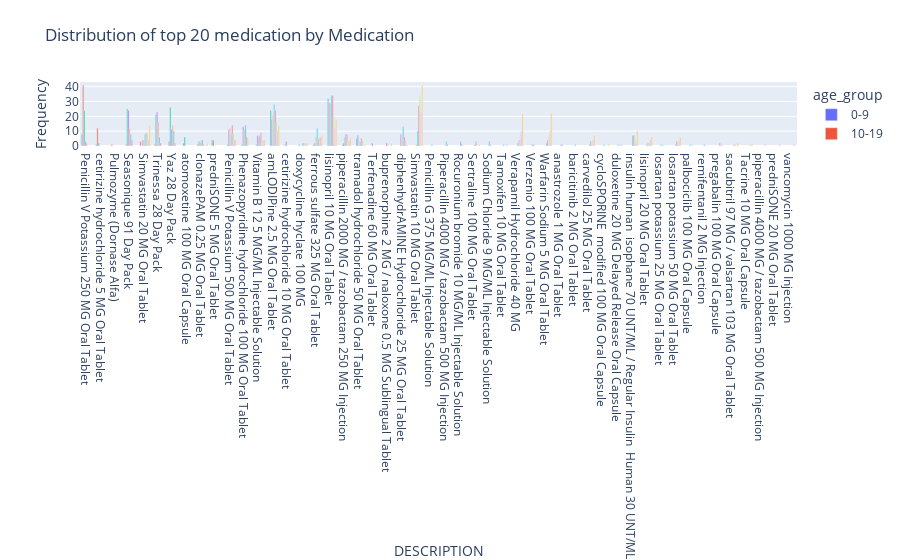

Here is the notebook cell this chart was saved with:
### Code cell
## dist of medication by age group on top 50 =medication
top20_diag = list(demo_med_data["DESCRIPTION"].value_counts().reset_index().sort_values(by="DESCRIPTION",ascending=False).head(50)["DESCRIPTION"].values)
demo_med_data_top20 = demo_med_data[demo_med_data["DESCRIPTION"].isin(top20_diag)]
get_demographic_top20_plot(demo_med_data_top20,"age_group","DESCRIPTION","Distribution of top 20 medication by Medication")
## Amoxcinlin Acetaminophen are given more to aged people 30+
## seasonique 91 pack is given more to young people

### Figure 1 — Plotly figure (JSON) as saved in the notebook; plotly's stock layout.template omitted (floating-point values rounded to 4 significant figures)
{"data": [{"alignmentgroup": "True", "hovertemplate": "age_group=0-9<br>DESCRIPTION=%{x}<br>Frequency=%{y}<extra></extra>", "legendgroup": "0-9", "marker": {"color": "#636efa", "pattern": {"shape": ""}}, "name": "0-9", "offsetgroup": "0-9", "orientation": "v", "showlegend": true, "textposition": "auto", "type": "bar", "x": ["Penicillin V Potassium 250 MG Oral Tablet", "cetirizine hydrochloride 5 MG Oral Tablet"], "xaxis": "x", "y": [8, 1], "yaxis": "y"}, {"alignmentgroup": "True", "hovertemplate": "age_group=10-19<br>DESCRIPTION=%{x}<br>Frequency=%{y}<extra></extra>", "legendgroup": "10-19", "marker": {"color": "#EF553B", "pattern": {"shape": ""}}, "name": "10-19", "offsetgroup": "10-19", "orientation": "v", "showlegend": true, "textposition": "auto", "type": "bar", "x": ["Penicillin V Potassium 250 MG Oral Tablet", "Pulmozyme (Dornase Alfa)", "Seasonique 91 Day Pack", "Simvastatin 20 MG Oral Tablet", "Trinessa 28 Day Pack", "Yaz 28 Day Pack", "atomoxetine 100 MG Oral Capsule", "cetirizine hydrochloride 5 MG Oral Tablet", "clonazePAM 0.25 MG Oral Tablet", "predniSONE 5 MG Oral Tablet"], "xaxis": "x", "y": [41, 1, 1, 3, 1, 3, 2, 12, 1, 4], "yaxis": "y"}, {"alignmentgroup": "True", "hovertemplate": "age_group=20-29<br>DESCRIPTION=%{x}<br>Frequency=%{y}<extra></extra>", "legendgroup": "20-29", "marker": {"color": "#00cc96", "pattern": {"shape": ""}}, "name": "20-29", "offsetgroup": "20-29", "orientation": "v", "showlegend": true, "textposition": "auto", "type": "bar", "x": ["Penicillin V Potassium 250 MG Oral Tablet", "Penicillin V Potassium 500 MG Oral Tablet", "Phenazopyridine hydrochloride 100 MG Oral Tablet", "Seasonique 91 Day Pack", "Trinessa 28 Day Pack", "Vitamin B 12 5 MG/ML Injectable Solution", "Yaz 28 Day Pack", "amLODIPine 2.5 MG Oral Tablet", "atomoxetine 100 MG Oral Capsule", "cetirizine hydrochloride 10 MG Oral Tablet", "cetirizine hydrochloride 5 MG Oral Tablet", "clonazePAM 0.25 MG Oral Tablet", "doxycycline hyclate 100 MG", "ferrous sulfate 325 MG Oral Tablet", "lisinopril 10 MG Oral Tablet", "piperacillin 2000 MG / tazobactam 250 MG Injection", "predniSONE 5 MG Oral Tablet", "tramadol hydrochloride 50 MG Oral Tablet"], "xaxis": "x", "y": [24, 1, 1, 25, 21, 1, 26, 24, 6, 1, 2, 3, 1, 1, 32, 1, 4, 5], "yaxis": "y"}, {"alignmentgroup": "True", "hovertemplate": "age_group=30-39<br>DESCRIPTION=%{x}<br>Frequency=%{y}<extra></extra>", "legendgroup": "30-39", "marker": {"color": "#ab63fa", "pattern": {"shape": ""}}, "name": "30-39", "offsetgroup": "30-39", "orientation": "v", "showlegend": true, "textposition": "auto", "type": "bar", "x": ["Penicillin V Potassium 250 MG Oral Tablet", "Penicillin V Potassium 500 MG Oral Tablet", "Phenazopyridine hydrochloride 100 MG Oral Tablet", "Seasonique 91 Day Pack", "Simvastatin 20 MG Oral Tablet", "Terfenadine 60 MG Oral Tablet", "Trinessa 28 Day Pack", "Vitamin B 12 5 MG/ML Injectable Solution", "Yaz 28 Day Pack", "amLODIPine 2.5 MG Oral Tablet", "buprenorphine 2 MG / naloxone 0.5 MG Sublingual Tablet", "cetirizine hydrochloride 10 MG Oral Tablet", "clonazePAM 0.25 MG Oral Tablet", "diphenhydrAMINE Hydrochloride 25 MG Oral Tablet", "ferrous sulfate 325 MG Oral Tablet", "lisinopril 10 MG Oral Tablet", "piperacillin 2000 MG / tazobactam 250 MG Injection", "tramadol hydrochloride 50 MG Oral Tablet"], "xaxis": "x", "y": [3, 11, 13, 24, 4, 2, 23, 7, 11, 18, 2, 3, 2, 8, 2, 29, 2, 7], "yaxis": "y"}, {"alignmentgroup": "True", "hovertemplate": "age_group=40-49<br>DESCRIPTION=%{x}<br>Frequency=%{y}<extra></extra>", "legendgroup": "40-49", "marker": {"color": "#FFA15A", "pattern": {"shape": ""}}, "name": "40-49", "offsetgroup": "40-49", "orientation": "v", "showlegend": true, "textposition": "auto", "type": "bar", "x": ["Penicillin V Potassium 250 MG Oral Tablet", "Penicillin V Potassium 500 MG Oral Tablet", "Phenazopyridine hydrochloride 100 MG Oral Tablet", "Seasonique 91 Day Pack", "Simvastatin 10 MG Oral Tablet", "Simvastatin 20 MG Oral Tablet", "Trinessa 28 Day Pack", "Vitamin B 12 5 MG/ML Injectable Solution", "Yaz 28 Day Pack", "amLODIPine 2.5 MG Oral Tablet", "buprenorphine 2 MG / naloxone 0.5 MG Sublingual Tablet", "clonazePAM 0.25 MG Oral Tablet", "diphenhydrAMINE Hydrochloride 25 MG Oral Tablet", "ferrous sulfate 325 MG Oral Tablet", "lisinopril 10 MG Oral Tablet", "piperacillin 2000 MG / tazobactam 250 MG Injection", "tramadol hydrochloride 50 MG Oral Tablet"], "xaxis": "x", "y": [2, 12, 11, 12, 1, 4, 16, 6, 14, 21, 1, 4, 7, 6, 29, 6, 1], "yaxis": "y"}, {"alignmentgroup": "True", "hovertemplate": "age_group=50-59<br>DESCRIPTION=%{x}<br>Frequency=%{y}<extra></extra>", "legendgroup": "50-59", "marker": {"color": "#19d3f3", "pattern": {"shape": ""}}, "name": "50-59", "offsetgroup": "50-59", "orientation": "v", "showlegend": true, "textposition": "auto", "type": "bar", "x": ["Penicillin G 375 MG/ML Injectable Solution", "Penicillin V Potassium 500 MG Oral Tablet", "Phenazopyridine hydrochloride 100 MG Oral Tablet", "Piperacillin 4000 MG / tazobactam 500 MG Injection", "Rocuronium bromide 10 MG/ML Injectable Solution", "Seasonique 91 Day Pack", "Sertraline 100 MG Oral Tablet", "Simvastatin 10 MG Oral Tablet", "Simvastatin 20 MG Oral Tablet", "Sodium Chloride 9 MG/ML Injectable Solution", "Tamoxifen 10 MG Oral Tablet", "Trinessa 28 Day Pack", "Verapamil Hydrochloride 40 MG", "Verzenio 100 MG Oral Tablet", "Vitamin B 12 5 MG/ML Injectable Solution", "Warfarin Sodium 5 MG Oral Tablet", "Yaz 28 Day Pack", "amLODIPine 2.5 MG Oral Tablet", "anastrozole 1 MG Oral Tablet", "baricitinib 2 MG Oral Tablet", "carvedilol 25 MG Oral Tablet", "clonazePAM 0.25 MG Oral Tablet", "cycloSPORINE  modified 100 MG Oral Capsule", "diphenhydrAMINE Hydrochloride 25 MG Oral Tablet", "doxycycline hyclate 100 MG", "duloxetine 20 MG Delayed Release Oral Capsule", "ferrous sulfate 325 MG Oral Tablet", "insulin human  isophane 70 UNT/ML / Regular Insulin  Human 30 UNT/ML Injectable Suspension [Humulin]", "lisinopril 10 MG Oral Tablet", "lisinopril 20 MG Oral Tablet", "losartan potassium 25 MG Oral Tablet", "losartan potassium 50 MG Oral Tablet", "palbociclib 100 MG Oral Capsule", "piperacillin 2000 MG / tazobactam 250 MG Injection", "remifentanil 2 MG Injection", "tramadol hydrochloride 50 MG Oral Tablet"], "xaxis": "x", "y": [1, 8, 14, 3, 3, 8, 1, 10, 8, 3, 1, 6, 2, 1, 7, 2, 10, 28, 1, 1, 1, 4, 1, 13, 2, 1, 12, 7, 34, 1, 1, 1, 1, 8, 1, 3], "yaxis": "y"}, {"alignmentgroup": "True", "hovertemplate": "age_group=60-69<br>DESCRIPTION=%{x}<br>Frequency=%{y}<extra></extra>", "legendgroup": "60-69", "marker": {"color": "#FF6692", "pattern": {"shape": ""}}, "name": "60-69", "offsetgroup": "60-69", "orientation": "v", "showlegend": true, "textposition": "auto", "type": "bar", "x": ["Penicillin V Potassium 500 MG Oral Tablet", "Phenazopyridine hydrochloride 100 MG Oral Tablet", "Piperacillin 4000 MG / tazobactam 500 MG Injection", "Rocuronium bromide 10 MG/ML Injectable Solution", "Seasonique 91 Day Pack", "Sertraline 100 MG Oral Tablet", "Simvastatin 10 MG Oral Tablet", "Simvastatin 20 MG Oral Tablet", "Sodium Chloride 9 MG/ML Injectable Solution", "Trinessa 28 Day Pack", "Verapamil Hydrochloride 40 MG", "Verzenio 100 MG Oral Tablet", "Vitamin B 12 5 MG/ML Injectable Solution", "Warfarin Sodium 5 MG Oral Tablet", "Yaz 28 Day Pack", "amLODIPine 2.5 MG Oral Tablet", "anastrozole 1 MG Oral Tablet", "carvedilol 25 MG Oral Tablet", "clonazePAM 0.25 MG Oral Tablet", "diphenhydrAMINE Hydrochloride 25 MG Oral Tablet", "doxycycline hyclate 100 MG", "ferrous sulfate 325 MG Oral Tablet", "insulin human  isophane 70 UNT/ML / Regular Insulin  Human 30 UNT/ML Injectable Suspension [Humulin]", "lisinopril 10 MG Oral Tablet", "lisinopril 20 MG Oral Tablet", "losartan potassium 50 MG Oral Tablet", "piperacillin 2000 MG / tazobactam 250 MG Injection", "pregabalin 100 MG Oral Capsule", "sacubitril 97 MG / valsartan 103 MG Oral Tablet", "tramadol hydrochloride 50 MG Oral Tablet"], "xaxis": "x", "y": [14, 6, 1, 1, 4, 3, 27, 9, 1, 2, 4, 1, 9, 4, 2, 24, 1, 3, 1, 6, 2, 5, 7, 34, 2, 3, 8, 2, 1, 5], "yaxis": "y"}, {"alignmentgroup": "True", "hovertemplate": "age_group=70-79<br>DESCRIPTION=%{x}<br>Frequency=%{y}<extra></extra>", "legendgroup": "70-79", "marker": {"color": "#B6E880", "pattern": {"shape": ""}}, "name": "70-79", "offsetgroup": "70-79", "orientation": "v", "showlegend": true, "textposition": "auto", "type": "bar", "x": ["Penicillin V Potassium 500 MG Oral Tablet", "Phenazopyridine hydrochloride 100 MG Oral Tablet", "Simvastatin 10 MG Oral Tablet", "Simvastatin 20 MG Oral Tablet", "Tacrine 10 MG Oral Capsule", "Verapamil Hydrochloride 40 MG", "Vitamin B 12 5 MG/ML Injectable Solution", "Warfarin Sodium 5 MG Oral Tablet", "amLODIPine 2.5 MG Oral Tablet", "buprenorphine 2 MG / naloxone 0.5 MG Sublingual Tablet", "carvedilol 25 MG Oral Tablet", "diphenhydrAMINE Hydrochloride 25 MG Oral Tablet", "doxycycline hyclate 100 MG", "duloxetine 20 MG Delayed Release Oral Capsule", "ferrous sulfate 325 MG Oral Tablet", "insulin human  isophane 70 UNT/ML / Regular Insulin  Human 30 UNT/ML Injectable Suspension [Humulin]", "lisinopril 10 MG Oral Tablet", "lisinopril 20 MG Oral Tablet", "losartan potassium 25 MG Oral Tablet", "losartan potassium 50 MG Oral Tablet", "palbociclib 100 MG Oral Capsule", "piperacillin 2000 MG / tazobactam 250 MG Injection", "sacubitril 97 MG / valsartan 103 MG Oral Tablet", "tramadol hydrochloride 50 MG Oral Tablet"], "xaxis": "x", "y": [8, 5, 34, 8, 1, 6, 2, 6, 16, 2, 3, 4, 2, 1, 6, 5, 20, 2, 1, 1, 1, 4, 1, 4], "yaxis": "y"}, {"alignmentgroup": "True", "hovertemplate": "age_group=80-89<br>DESCRIPTION=%{x}<br>Frequency=%{y}<extra></extra>", "legendgroup": "80-89", "marker": {"color": "#FF97FF", "pattern": {"shape": ""}}, "name": "80-89", "offsetgroup": "80-89", "orientation": "v", "showlegend": true, "textposition": "auto", "type": "bar", "x": ["Penicillin V Potassium 500 MG Oral Tablet", "Simvastatin 10 MG Oral Tablet", "Simvastatin 20 MG Oral Tablet", "Tamoxifen 10 MG Oral Tablet", "Verapamil Hydrochloride 40 MG", "Vitamin B 12 5 MG/ML Injectable Solution", "Warfarin Sodium 5 MG Oral Tablet", "amLODIPine 2.5 MG Oral Tablet", "carvedilol 25 MG Oral Tablet", "diphenhydrAMINE Hydrochloride 25 MG Oral Tablet", "doxycycline hyclate 100 MG", "duloxetine 20 MG Delayed Release Oral Capsule", "ferrous sulfate 325 MG Oral Tablet", "insulin human  isophane 70 UNT/ML / Regular Insulin  Human 30 UNT/ML Injectable Suspension [Humulin]", "lisinopril 10 MG Oral Tablet", "lisinopril 20 MG Oral Tablet", "losartan potassium 50 MG Oral Tablet", "piperacillin 2000 MG / tazobactam 250 MG Injection", "piperacillin 4000 MG / tazobactam 500 MG Injection", "predniSONE 20 MG Oral Tablet", "pregabalin 100 MG Oral Capsule", "vancomycin 1000 MG Injection"], "xaxis": "x", "y": [4, 23, 4, 1, 10, 4, 10, 10, 4, 1, 2, 1, 6, 2, 12, 4, 4, 3, 1, 1, 1, 1], "yaxis": "y"}, {"alignmentgroup": "True", "hovertemplate": "age_group=90+<br>DESCRIPTION=%{x}<br>Frequency=%{y}<extra></extra>", "legendgroup": "90+", "marker": {"color": "#FECB52", "pattern": {"shape": ""}}, "name": "90+", "offsetgroup": "90+", "orientation": "v", "showlegend": true, "textposition": "auto", "type": "bar", "x": ["Penicillin V Potassium 500 MG Oral Tablet", "Sertraline 100 MG Oral Tablet", "Simvastatin 10 MG Oral Tablet", "Simvastatin 20 MG Oral Tablet", "Tacrine 10 MG Oral Capsule", "Verapamil Hydrochloride 40 MG", "Vitamin B 12 5 MG/ML Injectable Solution", "Warfarin Sodium 5 MG Oral Tablet", "amLODIPine 2.5 MG Oral Tablet", "carvedilol 25 MG Oral Tablet", "clonazePAM 0.25 MG Oral Tablet", "cycloSPORINE  modified 100 MG Oral Capsule", "doxycycline hyclate 100 MG", "ferrous sulfate 325 MG Oral Tablet", "insulin human  isophane 70 UNT/ML / Regular Insulin  Human 30 UNT/ML Injectable Suspension [Humulin]", "lisinopril 10 MG Oral Tablet", "lisinopril 20 MG Oral Tablet", "losartan potassium 50 MG Oral Tablet", "piperacillin 2000 MG / tazobactam 250 MG Injection", "sacubitril 97 MG / valsartan 103 MG Oral Tablet", "tramadol hydrochloride 50 MG Oral Tablet"], "xaxis": "x", "y": [4, 1, 41, 14, 2, 22, 4, 22, 14, 7, 2, 1, 1, 7, 10, 18, 6, 6, 6, 2, 1], "yaxis": "y"}], "layout": {"autosize": true, "barmode": "group", "legend": {"title": {"text": "age_group"}, "tracegroupgap": 0}, "title": {"text": "Distribution of top 20 medication by Medication"}, "xaxis": {"anchor": "y", "autorange": true, "domain": [0, 1], "range": [-0.5, 49.5], "title": {"text": "DESCRIPTION"}, "type": "category"}, "yaxis": {"anchor": "x", "autorange": true, "domain": [0, 1], "range": [0, 43.16], "title": {"text": "Frequency"}, "type": "linear"}}}
